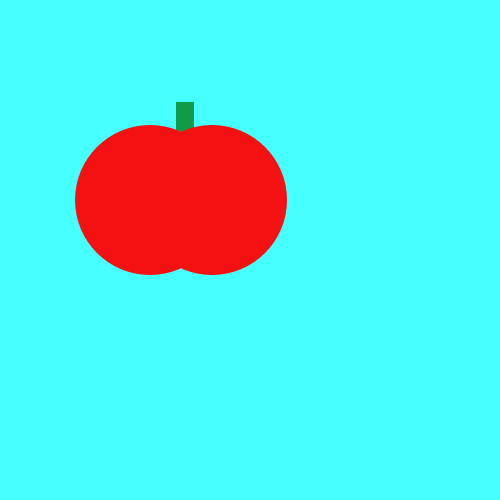
Frame 1 (no input)
Frame 60 (the mouse pressed at the canvas centre just before this capture): identical to frame 1, image omitted
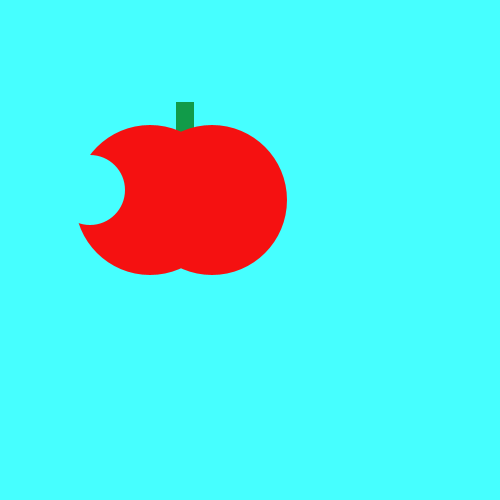
Frame 120 (the mouse held since frame 60 and released just before this capture)

The Processing sketch that drew these frames (run headless with seeded random() and noise(); from frame 60 on, the mouse is pressed at the canvas centre):

// Processing sketch: tasty_tomato
// ── tasty_tomato.pde
void setup() {
    size(500, 500);
}
void draw() {
    background(70, 700, 700);
    noStroke();
    fill(#119B49);
    rect(176, 102, 18, 72);
    fill(#F51111);
    ellipse(150, 200, 150, 150);
    ellipse(212, 200, 150, 150);
    
   if(mousePressed){
   fill(70,700,700);
    ellipse(90,190,70,70);
   }
    //chose a color that is like blue using fill()
    //ellipse below this comment ellipse()

}
